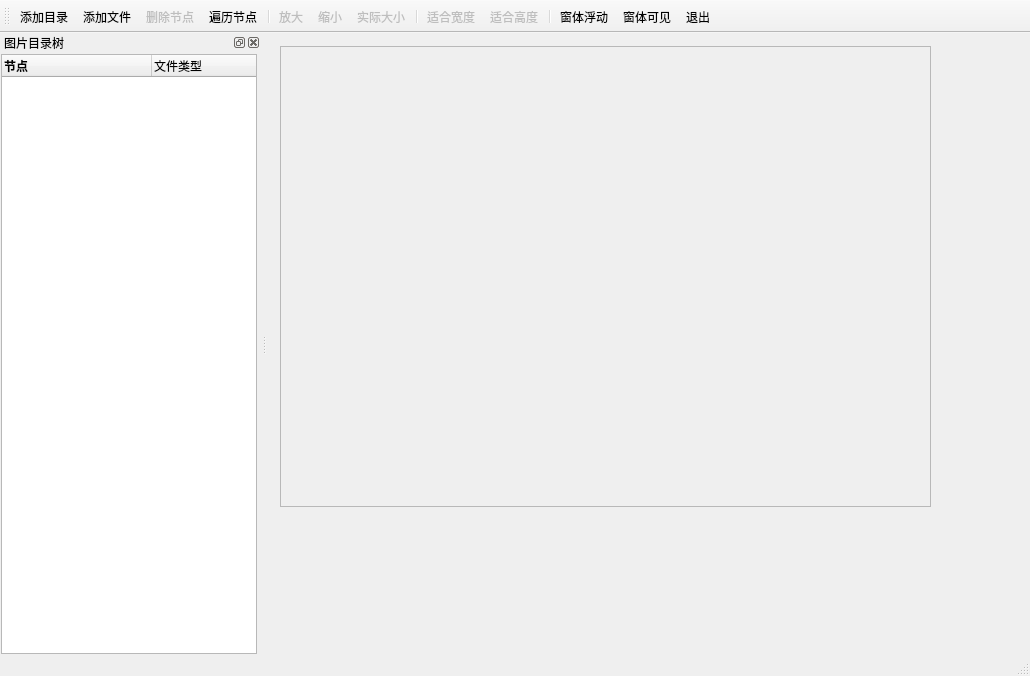
<?xml version="1.0" encoding="UTF-8"?>
<ui version="4.0">
 <class>MainWindow</class>
 <widget class="QMainWindow" name="MainWindow">
  <property name="geometry">
   <rect>
    <x>0</x>
    <y>0</y>
    <width>1030</width>
    <height>676</height>
   </rect>
  </property>
  <property name="windowTitle">
   <string>MainWindow</string>
  </property>
  <widget class="QWidget" name="centralwidget">
   <widget class="QScrollArea" name="scrollArea">
    <property name="geometry">
     <rect>
      <x>13</x>
      <y>13</y>
      <width>651</width>
      <height>461</height>
     </rect>
    </property>
    <property name="widgetResizable">
     <bool>true</bool>
    </property>
    <widget class="QWidget" name="scrollAreaWidgetContents">
     <property name="geometry">
      <rect>
       <x>0</x>
       <y>0</y>
       <width>649</width>
       <height>459</height>
      </rect>
     </property>
     <layout class="QVBoxLayout" name="verticalLayout">
      <property name="leftMargin">
       <number>13</number>
      </property>
      <item>
       <widget class="QLabel" name="label">
        <property name="text">
         <string/>
        </property>
       </widget>
      </item>
     </layout>
    </widget>
   </widget>
  </widget>
  <widget class="QMenuBar" name="menubar">
   <property name="geometry">
    <rect>
     <x>0</x>
     <y>0</y>
     <width>1030</width>
     <height>25</height>
    </rect>
   </property>
  </widget>
  <widget class="QStatusBar" name="statusbar"/>
  <widget class="QToolBar" name="toolBar">
   <property name="windowTitle">
    <string>toolBar</string>
   </property>
   <property name="toolButtonStyle">
    <enum>Qt::ToolButtonTextUnderIcon</enum>
   </property>
   <attribute name="toolBarArea">
    <enum>TopToolBarArea</enum>
   </attribute>
   <attribute name="toolBarBreak">
    <bool>false</bool>
   </attribute>
   <addaction name="actAddFold"/>
   <addaction name="actAddFile"/>
   <addaction name="actDelItem"/>
   <addaction name="actTraverse"/>
   <addaction name="separator"/>
   <addaction name="actBig"/>
   <addaction name="actSmall"/>
   <addaction name="actRealSize"/>
   <addaction name="separator"/>
   <addaction name="actionWidth"/>
   <addaction name="actHeight"/>
   <addaction name="separator"/>
   <addaction name="actFloat"/>
   <addaction name="actView"/>
   <addaction name="actExit"/>
  </widget>
  <widget class="QDockWidget" name="dockWidget">
   <property name="windowTitle">
    <string>图片目录树</string>
   </property>
   <attribute name="dockWidgetArea">
    <number>1</number>
   </attribute>
   <widget class="QWidget" name="dockWidgetContents">
    <layout class="QVBoxLayout" name="verticalLayout_2">
     <property name="spacing">
      <number>4</number>
     </property>
     <property name="leftMargin">
      <number>1</number>
     </property>
     <property name="topMargin">
      <number>2</number>
     </property>
     <property name="rightMargin">
      <number>4</number>
     </property>
     <property name="bottomMargin">
      <number>0</number>
     </property>
     <item>
      <widget class="QTreeWidget" name="treeWidget">
       <property name="columnCount">
        <number>2</number>
       </property>
       <attribute name="headerMinimumSectionSize">
        <number>30</number>
       </attribute>
       <attribute name="headerDefaultSectionSize">
        <number>150</number>
       </attribute>
       <column>
        <property name="text">
         <string>节点</string>
        </property>
        <property name="font">
         <font>
          <pointsize>9</pointsize>
          <bold>true</bold>
         </font>
        </property>
        <property name="background">
         <color>
          <red>0</red>
          <green>0</green>
          <blue>0</blue>
         </color>
        </property>
        <property name="foreground">
         <brush brushstyle="SolidPattern">
          <color alpha="255">
           <red>0</red>
           <green>0</green>
           <blue>0</blue>
          </color>
         </brush>
        </property>
       </column>
       <column>
        <property name="text">
         <string>文件类型</string>
        </property>
       </column>
      </widget>
     </item>
    </layout>
   </widget>
  </widget>
  <action name="actAddFold">
   <property name="icon">
    <iconset resource="rc.qrc">
     <normaloff>:/icons/delfold1.bmp</normaloff>:/icons/delfold1.bmp</iconset>
   </property>
   <property name="text">
    <string>添加目录</string>
   </property>
   <property name="toolTip">
    <string>添加目录</string>
   </property>
   <property name="shortcut">
    <string>Ctrl+Shift+F</string>
   </property>
  </action>
  <action name="actAddFile">
   <property name="icon">
    <iconset resource="rc.qrc">
     <normaloff>:/icons/305.bmp</normaloff>:/icons/305.bmp</iconset>
   </property>
   <property name="text">
    <string>添加文件</string>
   </property>
   <property name="shortcut">
    <string>Ctrl+F</string>
   </property>
  </action>
  <action name="actDelItem">
   <property name="enabled">
    <bool>false</bool>
   </property>
   <property name="icon">
    <iconset resource="rc.qrc">
     <normaloff>:/icons/324.bmp</normaloff>:/icons/324.bmp</iconset>
   </property>
   <property name="text">
    <string>删除节点</string>
   </property>
   <property name="shortcut">
    <string>Ctrl+D</string>
   </property>
  </action>
  <action name="actTraverse">
   <property name="icon">
    <iconset resource="rc.qrc">
     <normaloff>:/icons/314.bmp</normaloff>:/icons/314.bmp</iconset>
   </property>
   <property name="text">
    <string>遍历节点</string>
   </property>
   <property name="shortcut">
    <string>Ctrl+T</string>
   </property>
  </action>
  <action name="actBig">
   <property name="enabled">
    <bool>false</bool>
   </property>
   <property name="icon">
    <iconset resource="rc.qrc">
     <normaloff>:/icons/418.bmp</normaloff>:/icons/418.bmp</iconset>
   </property>
   <property name="text">
    <string>放大</string>
   </property>
   <property name="shortcut">
    <string>Up</string>
   </property>
  </action>
  <action name="actSmall">
   <property name="enabled">
    <bool>false</bool>
   </property>
   <property name="icon">
    <iconset resource="rc.qrc">
     <normaloff>:/icons/416.bmp</normaloff>:/icons/416.bmp</iconset>
   </property>
   <property name="text">
    <string>缩小</string>
   </property>
   <property name="shortcut">
    <string>Down</string>
   </property>
  </action>
  <action name="actRealSize">
   <property name="enabled">
    <bool>false</bool>
   </property>
   <property name="icon">
    <iconset resource="rc.qrc">
     <normaloff>:/icons/preview1.bmp</normaloff>:/icons/preview1.bmp</iconset>
   </property>
   <property name="text">
    <string>实际大小</string>
   </property>
   <property name="shortcut">
    <string>Ctrl+R</string>
   </property>
  </action>
  <action name="actionWidth">
   <property name="enabled">
    <bool>false</bool>
   </property>
   <property name="icon">
    <iconset resource="rc.qrc">
     <normaloff>:/icons/165.JPG</normaloff>:/icons/165.JPG</iconset>
   </property>
   <property name="text">
    <string>适合宽度</string>
   </property>
  </action>
  <action name="actHeight">
   <property name="enabled">
    <bool>false</bool>
   </property>
   <property name="icon">
    <iconset resource="rc.qrc">
     <normaloff>:/icons/103.bmp</normaloff>:/icons/103.bmp</iconset>
   </property>
   <property name="text">
    <string>适合高度</string>
   </property>
  </action>
  <action name="actFloat">
   <property name="checkable">
    <bool>true</bool>
   </property>
   <property name="icon">
    <iconset resource="rc.qrc">
     <normaloff>:/icons/814.bmp</normaloff>:/icons/814.bmp</iconset>
   </property>
   <property name="text">
    <string>窗体浮动</string>
   </property>
  </action>
  <action name="actView">
   <property name="checkable">
    <bool>true</bool>
   </property>
   <property name="checked">
    <bool>false</bool>
   </property>
   <property name="icon">
    <iconset theme="audio-volume-high" resource="rc.qrc">
     <normaloff>:/icons/preview1.bmp</normaloff>:/icons/preview1.bmp</iconset>
   </property>
   <property name="text">
    <string>窗体可见</string>
   </property>
  </action>
  <action name="actExit">
   <property name="icon">
    <iconset resource="rc.qrc">
     <normaloff>:/icons/exit.bmp</normaloff>:/icons/exit.bmp</iconset>
   </property>
   <property name="text">
    <string>退出</string>
   </property>
  </action>
 </widget>
 <resources>
  <include location="rc.qrc"/>
 </resources>
 <connections>
  <connection>
   <sender>actExit</sender>
   <signal>triggered()</signal>
   <receiver>MainWindow</receiver>
   <slot>close()</slot>
   <hints>
    <hint type="sourcelabel">
     <x>-1</x>
     <y>-1</y>
    </hint>
    <hint type="destinationlabel">
     <x>483</x>
     <y>297</y>
    </hint>
   </hints>
  </connection>
 </connections>
</ui>
